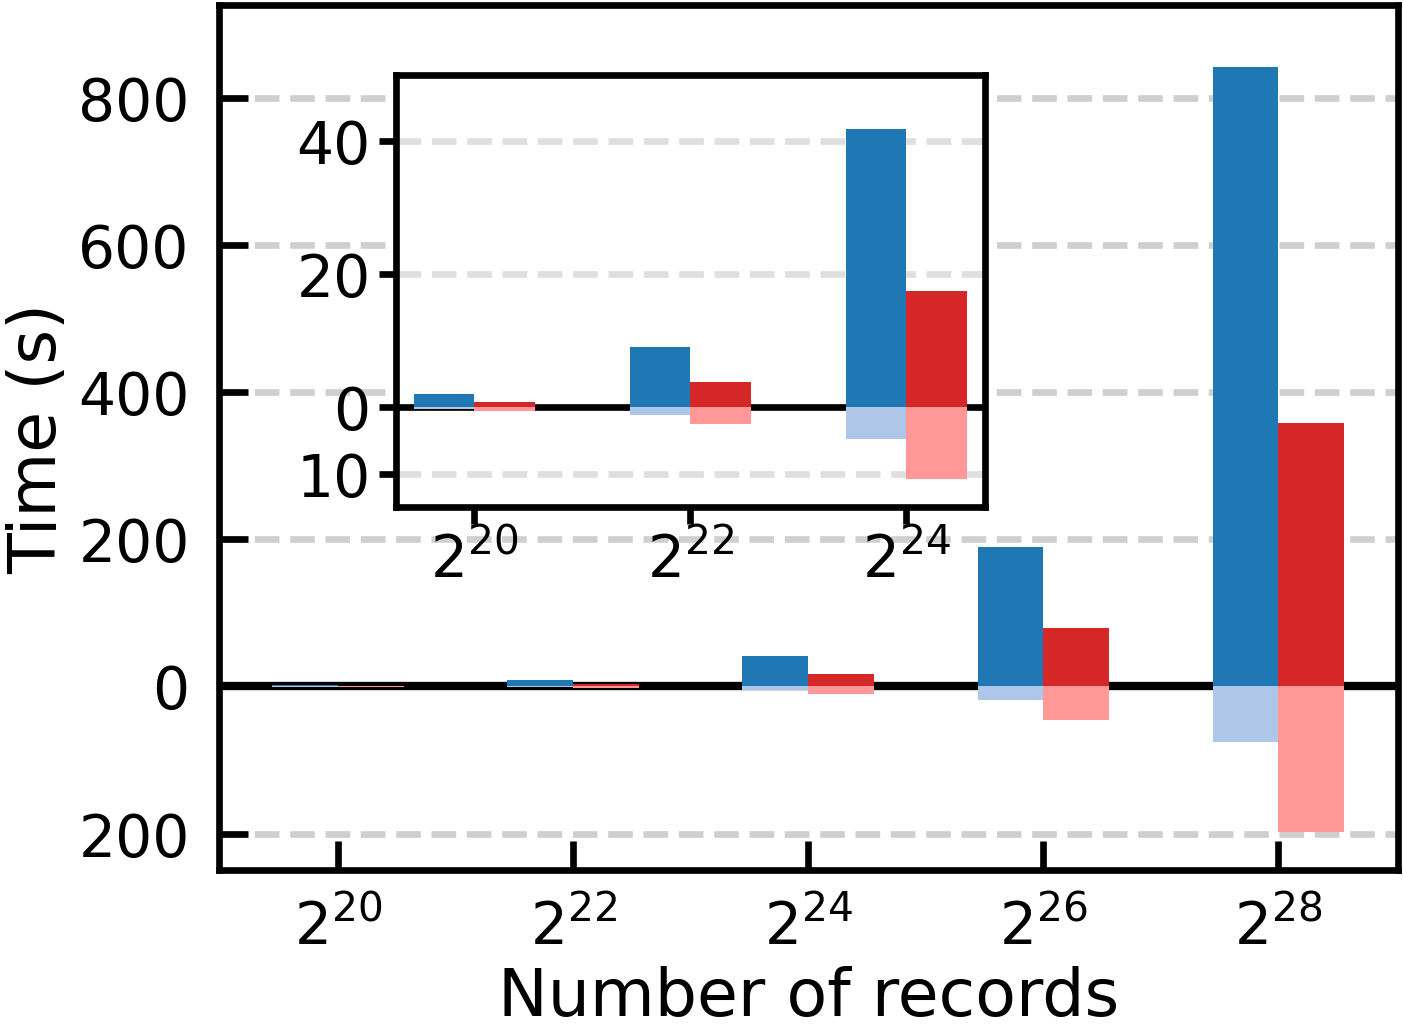

Reproduce this figure in Python.
#!/usr/bin/env python3

import csv
from pathlib import Path

import matplotlib as mpl
import matplotlib.pyplot as plt
from matplotlib.ticker import FuncFormatter
from mpl_toolkits.axes_grid1.inset_locator import mark_inset

mpl.rcParams.update({
	"font.size": 7,
	"axes.titlesize": 8,
	"axes.labelsize": 8,
	"xtick.labelsize": 7,
	"ytick.labelsize": 7,
	"legend.fontsize": 8,
})


def read_data(file_path: Path):
	"""Read x from column 3, online from -3rd, offline from -4th."""
	data = {}

	with file_path.open("r", encoding="utf-8") as f:
		reader = csv.reader(f)
		for row in reader:
			if not row:
				continue
			x = int(float(row[2]))
			offline = float(row[-4]) / 1000.0   # ms -> s
			online = float(row[-3]) / 1000.0    # ms -> s
			data[x] = (online, offline)

	return data


def to_pow2_label(x: int) -> str:
	exp = int(x).bit_length() - 1
	return rf"$2^{{{exp}}}$"


def main():
	base = Path(__file__).resolve().parent
	file_batch = base / "04_Batch.lg"
	file_opt = base / "05_OptBatch.lg"

	data_batch = read_data(file_batch)
	data_opt = read_data(file_opt)

	xs = sorted(set(data_batch.keys()) | set(data_opt.keys()))
	x_pos = list(range(len(xs)))

	batch_online = [data_batch[x][0] for x in xs]
	batch_offline = [data_batch[x][1] for x in xs]
	opt_online = [data_opt[x][0] for x in xs]
	opt_offline = [data_opt[x][1] for x in xs]

	PANEL_W = 2.40
	PANEL_H = 1.80
	fig, ax = plt.subplots(figsize=(PANEL_W, PANEL_H), dpi=300)

	bar_width = 0.28
	batch_pos = [p - bar_width / 2 for p in x_pos]
	opt_pos = [p + bar_width / 2 for p in x_pos]

	ax.bar(batch_pos, batch_online, width=bar_width, color="#1f77b4", label="Cuple-Batch Online", zorder=3)
	ax.bar(batch_pos, [-v for v in batch_offline], width=bar_width, color="#aec7e8", label="Cuple-Batch Offline", zorder=3)
	ax.bar(opt_pos, opt_online, width=bar_width, color="#d62728", label="Cuple-OptBatch Online", zorder=3)
	ax.bar(opt_pos, [-v for v in opt_offline], width=bar_width, color="#ff9896", label="Cuple-OptBatch Offline", zorder=3)

	ax.axhline(0, color="black", linewidth=1.0)

	y_max = max(
		max(batch_online), max(batch_offline),
		max(opt_online), max(opt_offline)
	) * 1.10
	ax.set_ylim(-250, y_max)

	ax.set_xticks(x_pos)
	ax.set_xticklabels([to_pow2_label(v) for v in xs])
	ax.set_xlabel("Number of records",labelpad=1.0)
	ax.set_ylabel("Time (s)", labelpad=1.0)
	ax.yaxis.set_major_formatter(FuncFormatter(lambda v, _: f"{int(round(abs(v)))}"))
	ax.tick_params(axis="both", direction="in")
	ax.set_axisbelow(True)
	ax.grid(axis="y", linestyle="--", alpha=0.6, zorder=0)

	zoom_idx = [0, 1, 2]
	zoom_x = [x_pos[i] for i in zoom_idx]
	axins = ax.inset_axes([0.15, 0.42, 0.50, 0.50])

	axins.bar(batch_pos, batch_online, width=bar_width, color="#1f77b4", zorder=3)
	axins.bar(batch_pos, [-v for v in batch_offline], width=bar_width, color="#aec7e8", zorder=3)
	axins.bar(opt_pos, opt_online, width=bar_width, color="#d62728", zorder=3)
	axins.bar(opt_pos, [-v for v in opt_offline], width=bar_width, color="#ff9896", zorder=3)

	axins.axhline(0, color="black", linewidth=0.8)
	inset_margin = bar_width * 0.65
	axins.set_xlim(min(zoom_x) - 2 * inset_margin, max(zoom_x) + 2 * inset_margin)
	axins.set_ylim(-15, 50)
	axins.set_yticks([-10, 0, 20, 40])
	axins.set_xticks(zoom_x)
	axins.set_xticklabels([to_pow2_label(xs[i]) for i in zoom_idx])
	axins.yaxis.set_major_formatter(FuncFormatter(lambda v, _: f"{int(round(abs(v)))}"))
	axins.tick_params(axis="both", pad=1.0, length=2)
	axins.set_axisbelow(True)
	axins.grid(axis="y", linestyle="--", alpha=0.4, zorder=0)

	zoom_box, conn1, conn2 = mark_inset(ax, axins, loc1=3, loc2=4, fc="none", ec="0.55")
	zoom_box.set_visible(False)
	conn1.set_visible(False)
	conn2.set_visible(False)

	fig.tight_layout(pad=0.4)
	fig.savefig(base / "com_n.pdf", bbox_inches="tight", pad_inches=0.01)
	fig.savefig(base / "com_n.png", dpi=600, bbox_inches="tight", pad_inches=0.01)


if __name__ == "__main__":
	main()
